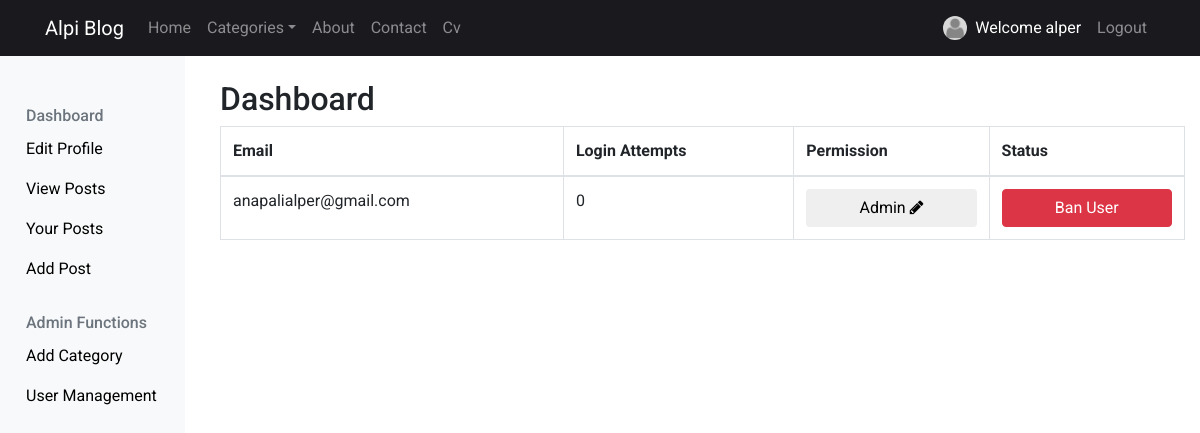
Page /src/dashboard/allUsers (signed in) on the committed database.
### tables this page shows
CREATE TABLE `user` (
  `id` int(11) NOT NULL,
  `firstname` varchar(32) NOT NULL,
  `lastname` varchar(32) NOT NULL,
  `email` varchar(32) NOT NULL,
  `password` varchar(255) NOT NULL,
  `login_attempts` int(11) DEFAULT NULL,
  `permission_id` tinyint(1) NOT NULL DEFAULT 2,
  `file_id` int(11) DEFAULT NULL
);

CREATE TABLE `user_permission` (
  `id` int(11) NOT NULL,
  `permission` varchar(10) NOT NULL
);

### src/controller/Dashboard.php (called while the page is built, shortened)
<?php
    class Dashboard extends Controller {
        public function allUsers() {
            $allPermissions = $this->model->getAllPermissions();
            $allUsers = $this->model->getAllUsers();
            $this->view->allUsers = $allUsers;
            $this->view->allPermissions = $allPermissions;
            $this->view->render('dashboard/allUsers');
        }
        public function view() {
            if(!(Session::get('user'))) {
                Header("Location: " . URL . "home");
            } else {
                $posts = $this->model->getPosts();
                $this->view->posts = $posts;
                $this->view->render('dashboard/view');
            }
        }
    }

### src/index.php (called while the page is built, shortened)
<?php
include 'lib/Message.php';
include 'lib/Database.php';
include 'lib/Session.php';
include 'lib/Model.php';
include 'lib/Controller.php';
$app = new Application();

### src/lib/Session.php (called while the page is built, shortened)
<?php
class Session {
    static public function get($key) {
        if (isset($_SESSION[$key]))
            return $_SESSION[$key];
    }
}

### src/lib/Model.php (called while the page is built, shortened)
<?php
class Model {
    function __construct() {
        $this->db = new Database();
    }
}

### src/lib/Database.php (called while the page is built, shortened)
<?php
class Database extends PDO {
    public function __construct() {
        try {
            $dsn = DB_TYPE . ':host=' . DB_HOST . ';port=' . DB_PORT . ';dbname=' . DB_NAME;
            $username = DB_USER;
            $passwd = DB_PASS;
        }
        catch(PDOException $e) {
            echo "Connection failed: " . $e->getMessage();
        }
    }
}

### src/model/Dashboard_Model.php (called while the page is built, shortened)
<?php
    class Dashboard_Model extends Model {
        public function getAllUsers() {
            $sql = 'SELECT user.*, user_permission.permission FROM user LEFT JOIN user_permission ON permission_id = user_permission.id ORDER BY user.email ASC';
            $obj = $this->db->prepare($sql);
            $obj->execute();
            $result = $obj->fetchAll(PDO::FETCH_OBJ);
            return $result;
        }
    }

### src/lib/Controller.php (called while the page is built, shortened)
<?php
class Controller {
    public function loadModel() {
        $model_name = get_class($this) . '_Model';
        $model_file = 'model/' . $model_name . '.php';
        if (file_exists($model_file)) {
            $this->model = new $model_name;
        }
    }
}

### src/view/dashboard/allUsers.php (the view, shortened to what this page needs)
<?php include 'partial/sidebar.php'; ?>
    <div class="col">
        <div class="container">
            <h2>Dashboard</h2>
            <div class="table-responsive">
                <table class="table table-bordered" id="dataTable" width="100%" cellspacing="0">
                    <thead>
                        <tr>
                            <th>Email</th>
                            <th>Login Attempts</th>
                            <th>Permission</th>
                            <th>Status</th>
                        </tr>
                    </thead>
                    <tbody>
                    <?php foreach($this->allUsers as $user) : ?>
                        <tr>
                            <td><?= $user->email ?></td>
                            <td><?= $user->login_attempts ?></td>
                            <td>
                                <button class="btn btn-white btn-inline selectInput"><?= $user->permission ?> <i class="fa fa-pencil"></i></button>
                            </td>
                            <td>
                            <?php if($user->login_attempts >= 3): ?>
                                <form action="<?=URL?>dashboard/unbanUser/<?= $user->email ?>" method="POST">
                                    <button type="submit" id="btnToggle" name="btnUser" class="btn btn-danger active" aria-pressed="false" autocomplete="off">Unban User</button>
                                </form>
                            </td>
                            <?php else : ?>
                                <form action="<?=URL?>dashboard/banUser/<?= $user->email ?>" method="POST">
                                    <button type="submit" id="btnToggle" name="btnUser" class="btn btn-danger" aria-pressed="false" autocomplete="off">Ban User</button>
                                </form>
                            <?php endif; ?>
                        </tr>
                    <?php endforeach; ?>
                    </tbody>
                </table>
            </div>
        </div>
    </div>

### src/partial/navbar.php (shortened to what this page needs)
<nav class="navbar navbar-expand-lg navbar-dark bg-dark fixed-top">
    <div class="container">
        <a class="navbar-brand" href="<?php echo URL; ?>"><?php echo SITENAME; ?></a>
        <div class="collapse navbar-collapse" id="navbarsExampleDefault">
        <ul class="navbar-nav mr-auto">
            <li class="nav-item">
                <a class="nav-link <?= (Session::get('controller_name') == 'Home') ? 'active' : '' ?>" href="<?= URL ?>home">Home</a>
            </li>
            <li class="nav-item dropdown">
                <a class="nav-link dropdown-toggle <?= (Session::get('controller_name') == 'Categories') ? 'active' : '' ?>" id="navbarDropdownMenuLink" data-toggle="dropdown" aria-haspopup="true" aria-expanded="false">Categories</a>
            </li>
            <li class="nav-item">
                <a class="nav-link <?= (Session::get('controller_name') == 'About') ? 'active' : '' ?>" href="<?= URL ?>about">About</a>
            </li>
            <li class="nav-item">
                <a class="nav-link <?= (Session::get('controller_name') == 'Contact') ? 'active' : '' ?>" href="<?= URL ?>contact">Contact</a>
            </li>
            <li class="nav-item">
                <a class="nav-link <?= (Session::get('controller_name') == 'Cv') ? 'active' : '' ?>" href="<?= URL ?>cv">Cv</a>
            </li>
        </ul>
        <ul class="navbar-nav ml-auto">
            <?php if(Session::get('user')): ?>
            <li class="nav-item">
                <a class="nav-link d-flex <?= (Session::get('controller_name') == 'Dashboard') ? 'active' : '' ?>" href="<?= URL ?>dashboard">
                    <img src="<?= (empty(Session::get('user')['image'])) ? DEFAULT_IMG : URL . Session::get('user')['image'] ?>" width="24" height="24" class="mr-2" alt="" style="border-radius: 50%">
                    <div>Welcome <?= Session::get('user')['firstname'] ?></div>
                </a>
            </li>
            <li class="nav-item">
                <a class="nav-link" href="<?=URL?>auth/logout">Logout</a>
            </li>
            <?php endif; ?>
        </ul>
        </div>
    </div>
</nav>

### src/public/css/main.css (style rules this page uses)
body { padding-top: 5rem; font-family: 'roboto', sans-serif; }
a { color: black; }
td .btn { width: 100%; }
.bg-dark { background-color: #19191E !important; }
.navbar { padding: .5rem 0rem !important; }
.nav-link { cursor: pointer !important; }

### rows in the picture
user: firstname "alper", email "anapalialper@gmail.com", login_attempts "0", user_permission.permission "Admin"

### other values in the picture
SITENAME "Alpi Blog"
